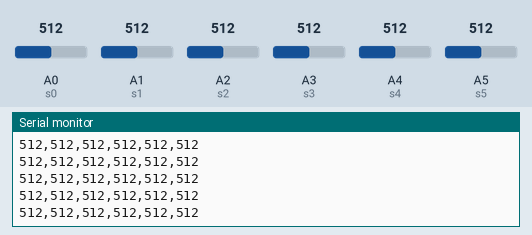
Simulated run of this sketch. Board: Arduino Uno, built with avr-gcc and run on an emulated ATmega328P. On the bench: the last lines printed to the serial monitor. Inputs (shaded band) come from the test bench; at power-on: A0 (s0) = 512, A1 (s1) = 512, A2 (s2) = 512, A3 (s3) = 512, A4 (s4) = 512, A5 (s5) = 512.

Above: at 1.2 s.
1.3 s: A0 (s0) set to 106
At 2.3 s:
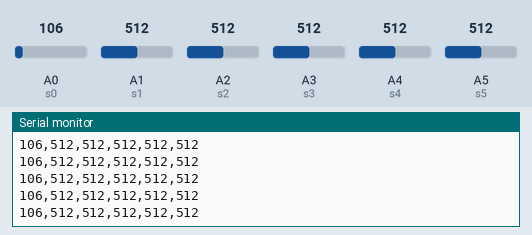
4.3 s: A0 (s0) set to 94
At 4.8 s:
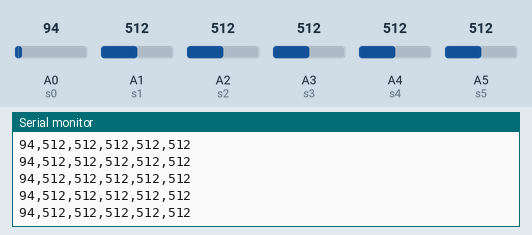
Timing chart, 0 to 7.3 s (numbered marks = the images above; inputs shaded):
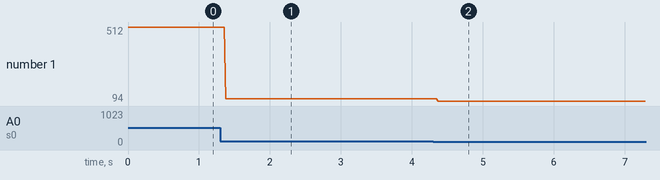

The sketch:

sketch_jun14a.ino
```cpp
#include <Arduino.h>

int s0 = 0;
int s1 = 1;
int s2 = 2;
int s3 = 3;
int s4 = 4;
int s5 = 5;

int lec0 = 0;
int lec1 = 0;
int lec2 = 0;
int lec3 = 0;
int lec4 = 0;
int lec5 = 0;
int i = 0;
int n = 10;

void setup() {
  // put your setup code here, to run once:
  Serial.begin(9600);
}

void loop() {
  // put your main code here, to run repeatedly:
  lec0 = analogRead(s0);
  lec1 = analogRead(s1);
  lec2 = analogRead(s2);
  lec3 = analogRead(s3);
  lec4 = analogRead(s4);
  lec5 = analogRead(s5);

    Serial.print(lec0);
  Serial.print(",");
    Serial.print(lec1);
  Serial.print(",");
    Serial.print(lec2);
  Serial.print(",");
    Serial.print(lec3);
  Serial.print(",");
    Serial.print(lec4);
  Serial.print(",");
    Serial.println(lec5);
  delay(1);

  for(i = 0; i < n; i++)
  {
      lec0 += analogRead(s0);
  }
}
```

Measured:
- after the input at 1.3 s, the serial monitor: prints a new line after 0.08 s (image 1)
- after the input at 4.3 s, the serial monitor: prints a new line after 0.07 s (image 2)
- plotted number 1: 512 → 106 after the input at 1.3 s, 106 → 94 after the input at 4.3 s
